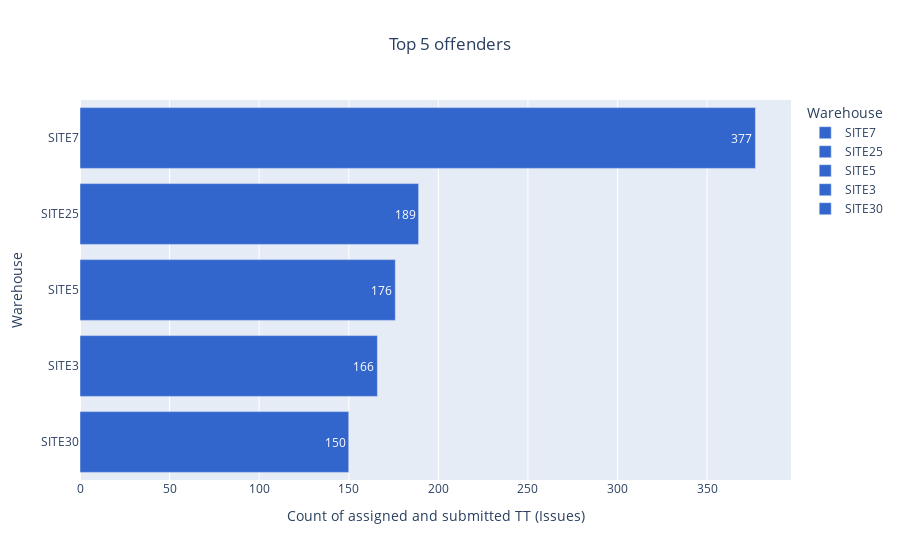

Source (notebook cell):
### Code cell
fig = px.bar(data_frame=top_5_offenders,
             x='ID',
             y='Warehouse',
             orientation='h',
             text='ID',
             labels={
                 'ID': 'Count of assigned and submitted TT (Issues)'                 
             },
             color='Warehouse',
             hover_name='Warehouse',             
             title='Top 5 offenders',
             )
fig.update_layout(title_x=0.5)
fig.update_traces(marker_color='#3366CC')
fig.show()

### Figure 1 — Plotly figure (JSON) as saved in the notebook; plotly's stock layout.template omitted (floating-point values rounded to 4 significant figures)
{"data": [{"alignmentgroup": "True", "hovertemplate": "<b>%{hovertext}</b><br><br>Warehouse=%{y}<br>Count of assigned and submitted TT (Issues)=%{text}<extra></extra>", "hovertext": ["SITE7"], "legendgroup": "SITE7", "marker": {"color": "#3366CC", "pattern": {"shape": ""}}, "name": "SITE7", "offsetgroup": "SITE7", "orientation": "h", "showlegend": true, "text": [377], "textposition": "auto", "type": "bar", "x": [377], "xaxis": "x", "y": ["SITE7"], "yaxis": "y"}, {"alignmentgroup": "True", "hovertemplate": "<b>%{hovertext}</b><br><br>Warehouse=%{y}<br>Count of assigned and submitted TT (Issues)=%{text}<extra></extra>", "hovertext": ["SITE25"], "legendgroup": "SITE25", "marker": {"color": "#3366CC", "pattern": {"shape": ""}}, "name": "SITE25", "offsetgroup": "SITE25", "orientation": "h", "showlegend": true, "text": [189], "textposition": "auto", "type": "bar", "x": [189], "xaxis": "x", "y": ["SITE25"], "yaxis": "y"}, {"alignmentgroup": "True", "hovertemplate": "<b>%{hovertext}</b><br><br>Warehouse=%{y}<br>Count of assigned and submitted TT (Issues)=%{text}<extra></extra>", "hovertext": ["SITE5"], "legendgroup": "SITE5", "marker": {"color": "#3366CC", "pattern": {"shape": ""}}, "name": "SITE5", "offsetgroup": "SITE5", "orientation": "h", "showlegend": true, "text": [176], "textposition": "auto", "type": "bar", "x": [176], "xaxis": "x", "y": ["SITE5"], "yaxis": "y"}, {"alignmentgroup": "True", "hovertemplate": "<b>%{hovertext}</b><br><br>Warehouse=%{y}<br>Count of assigned and submitted TT (Issues)=%{text}<extra></extra>", "hovertext": ["SITE3"], "legendgroup": "SITE3", "marker": {"color": "#3366CC", "pattern": {"shape": ""}}, "name": "SITE3", "offsetgroup": "SITE3", "orientation": "h", "showlegend": true, "text": [166], "textposition": "auto", "type": "bar", "x": [166], "xaxis": "x", "y": ["SITE3"], "yaxis": "y"}, {"alignmentgroup": "True", "hovertemplate": "<b>%{hovertext}</b><br><br>Warehouse=%{y}<br>Count of assigned and submitted TT (Issues)=%{text}<extra></extra>", "hovertext": ["SITE30"], "legendgroup": "SITE30", "marker": {"color": "#3366CC", "pattern": {"shape": ""}}, "name": "SITE30", "offsetgroup": "SITE30", "orientation": "h", "showlegend": true, "text": [150], "textposition": "auto", "type": "bar", "x": [150], "xaxis": "x", "y": ["SITE30"], "yaxis": "y"}], "layout": {"autosize": true, "barmode": "relative", "legend": {"title": {"text": "Warehouse"}, "tracegroupgap": 0}, "title": {"text": "Top 5 offenders", "x": 0.5}, "xaxis": {"anchor": "y", "autorange": true, "domain": [0, 1], "range": [0, 396.8], "title": {"text": "Count of assigned and submitted TT (Issues)"}, "type": "linear"}, "yaxis": {"anchor": "x", "autorange": true, "categoryarray": ["SITE30", "SITE3", "SITE5", "SITE25", "SITE7"], "categoryorder": "array", "domain": [0, 1], "range": [-0.5, 4.5], "title": {"text": "Warehouse"}, "type": "category"}}}
